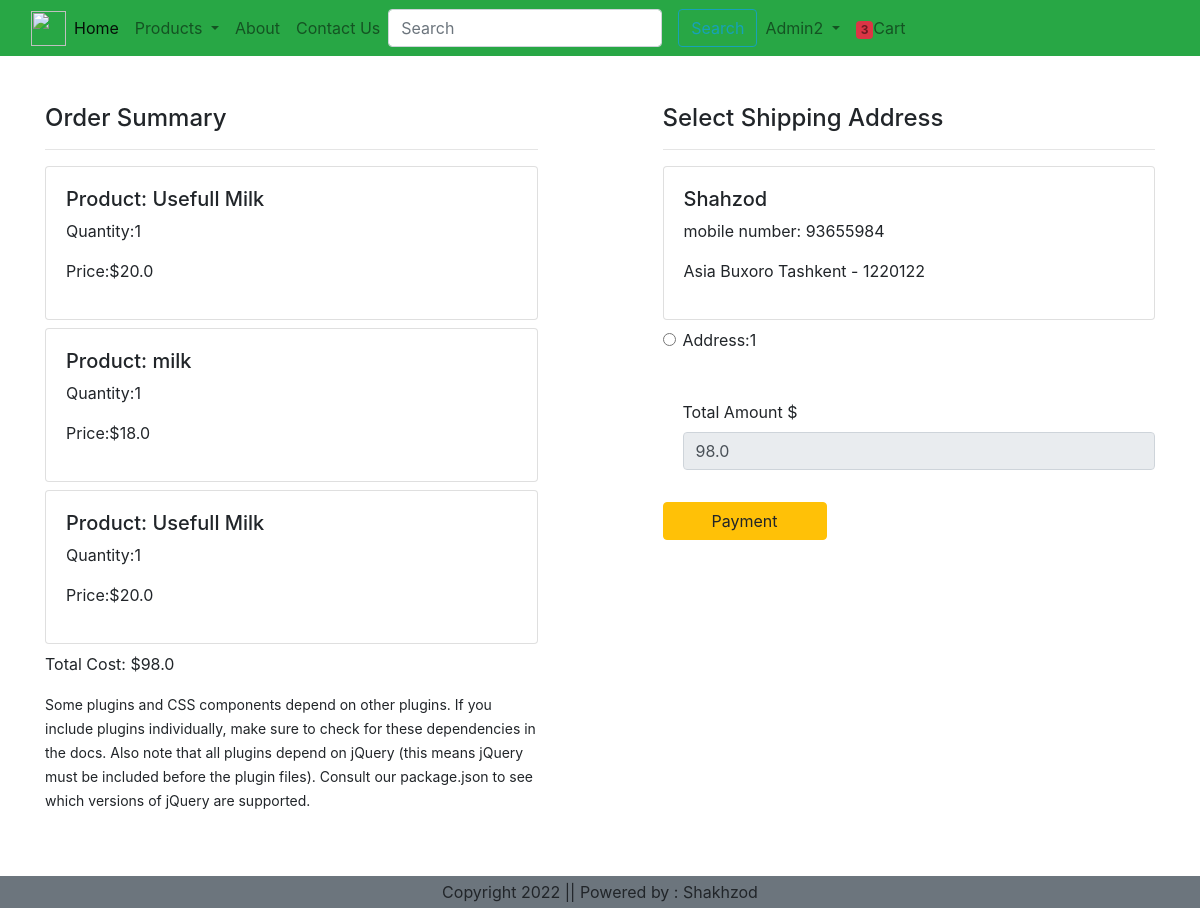
Screenshot of /checkout/ (signed in) with the database file from the repository.
### ecommerce/models.py (models this page shows, shortened)
class Cart(models.Model):
    user = models.ForeignKey(User, on_delete=models.CASCADE)
    product = models.ForeignKey(Product, on_delete=models.CASCADE)
    quantity = models.PositiveIntegerField(default=1)

class Product(models.Model):
    title = models.CharField(max_length=200, null=True, blank=True)
    selling_price = models.FloatField(null=True)
    discounting_price = models.FloatField(null=True)
    description = models.TextField()
    composition = models.CharField(max_length=200)
    prodapp = models.CharField(max_length=200)
    category = models.CharField(choices=CATEGORY_CHOICE, max_length=2)
    product_image = models.ImageField(upload_to='app/product')

class Customer(models.Model):
    user = models.ForeignKey(User, on_delete=models.CASCADE)
    name = models.CharField(max_length=100)
    locality = models.CharField(max_length=200)
    city = models.CharField(max_length=200)
    mobile = models.IntegerField()
    zipcode = models.IntegerField()
    state = models.CharField(max_length=100)

### ecommerce/views.py (the view)
# urls.py: path('checkout/', views.checkout.as_view(), name='checkout'),
@method_decorator(login_required, name='dispatch')
class checkout(View):
    def get(self, request):
        totalitem = 0
        if request.user.is_authenticated:
            totalitem = len(Cart.objects.filter(user=request.user))
        user = request.user
        add = Customer.objects.filter(user=user)
        cart = Cart.objects.filter(user=user)
        famount = 0
        for p in cart:
            value = p.quantity * p.product.discounting_price
            famount = famount + value
        totalamount = famount + 40
        return render(request, 'checkout.html', locals())

### templates/checkout.html (shortened to what this page needs)
{% extends 'navbar.html' %}
{% block content %}
<div class="container">
    <div class="row mt-5">
        <div class="col sm-6">
            <h4>Order Summary</h4>
            <hr>
            {% for item in cart %}
                <div class="card mb-2">
                    <div class="card-body">
                        <h5>Product: {{item.product.title}}</h5>
                        <p>Quantity:{{item.quantity}}</p>
                        <p class="fw-bold">Price:${{item.product.discounting_price}}</p>
                    </div>
                </div>
            {% endfor %}
            <p class="fw-bold">Total Cost: ${{totalamount}}</p>
            <small>Some plugins and CSS components depend on other plugins. If you include plugins individually,
                make sure to check for these dependencies in the docs. Also note that all plugins depend on jQuery
                (this means jQuery must be included before the plugin files). Consult our package.json to see which
                versions of jQuery are supported.</small>
        </div>
        <div class="col sm-4 offset-sm-1">
            <h4>Select Shipping Address</h4>
            <hr>
            <form method="POST" id="myform">
                {% for ad in add %}
                    <div class="card">
                        <div class="card-body">
                            <h5>{{ad.name}}</h5>
                            <p>mobile number: {{ad.mobile}}</p>
                            <p>{{ad.locality}} {{ad.city}} {{ad.state}} - {{ad.zipcode}}</p>
                        </div>
                    </div>
                    <div class="form-check mt-2 mb-5">
                        <input class="form-check-input" type="radio" id="custadd{{forloop.counter}}" value="{{ad.id}}">
                        <label  class="form-check-label fw-bold" for="custadd{{forloop.counter}}">
                            Address:{{forloop.counter}}
                        </label>
                    </div>
                {% endfor %}
                <div class="form-check mb-3">
                    <label for="totamount" class="form-label">Total Amount $</label>
                    <input type="number" class="form-control" name="totamount" value={{totalamount}} readonly>
                </div>
                <div class="text-end">
                    <button id="rzp-button1" type="submit" class="btn btn-warning mt-3 px-5 fw-bold">Payment</button>
                </div>
            </form>
        </div>
    </div>
</div>
{% endblock content %}

### templates/navbar.html (shortened to what this page needs)
{% load static %}
<!DOCTYPE html>
<html lang="en">
<head>
<link rel="stylesheet" href="https://cdn.jsdelivr.net/npm/bootstrap@4.6.2/dist/css/bootstrap.min.css">
<link rel="stylesheet" href="https://cdnjs.cloudflare.com/ajax/libs/font-awesome/4.7.0/css/font-awesome.min.css">
</head>
<body>
<nav class="navbar navbar-expand-lg navbar-light bg-success">
  <div class="container-fluid">
  <img src="https://www.shutterstock.com/image-vector/furious-eagle-sport-vector-logo-260nw-585944369.jpg"
       width="35" height="35">
  <div class="collapse navbar-collapse" id="navbarSupportedContent">
    <ul class="navbar-nav me-auto mb-2 mb-lg-0">
      {% if user.is_authenticated %}
      <li class="nav-item active">
        <a class="nav-link" href="{% url 'home' %}">Home <span class="sr-only">(current)</span></a>
      </li>
      <li class="nav-item dropdown">
        <a class="nav-link dropdown-toggle" role="button" data-toggle="dropdown" aria-expanded="false">
          Products
        </a>
      </li>
      <li class="nav-item">
        <a class="nav-link" href="{% url 'about' %}">About</a>
      </li>
      <li class="nav-item">
        <a class="nav-link" href="{% url 'contact' %}">Contact Us</a>
      </li>
      <form class="form-inline my-2 my-lg-0" role="search" action="/search">
        <input class="form-control mr-sm-3" type="search" placeholder="Search" name="search" aria-label="Search">
        <button class="btn btn-outline-info my-3 my-sm-0" type="submit">Search</button>
      </form>
      <li class="nav-item dropdown">
        <a class="nav-link dropdown-toggle" role="button" data-toggle="dropdown" aria-expanded="false">
          <span>{{request.user|title}}</span>
        </a>
      </li>
      <li class="nav-item">
        <a class="nav-link" href="{% url 'showcart' %}"><span class="badge bg-danger">{% if totalitem > 0 %} {{totalitem}} {% endif %}</span>Cart</a>
      </li>
      {% endif %}
    </ul>
  </div>
  </div>
</nav>
{% block content %}
{% endblock content %}
<br><br>
<br><br>
<footer class="container-fluid fixed-bottom bg-secondary text-center p-1 mt-0 ">
  Copyright 2022 || Powered by : Shakhzod
</footer>
</body>
</html>

### rows the page displays
Cart: product "Usefull Milk", quantity "1", product.discounting_price "20.0"
Cart: product "milk", quantity "1", product.discounting_price "18.0"
Cart: product "Usefull Milk", quantity "1", product.discounting_price "20.0"
Customer: name "Shahzod", mobile "93655984", locality "Asia", city "Buxoro", state "Tashkent", zipcode "1220122"

### other values shown
{{ request.user|title }} "Admin2"
{{ totalitem }} "3"
{{ totalamount }} "98.0"
